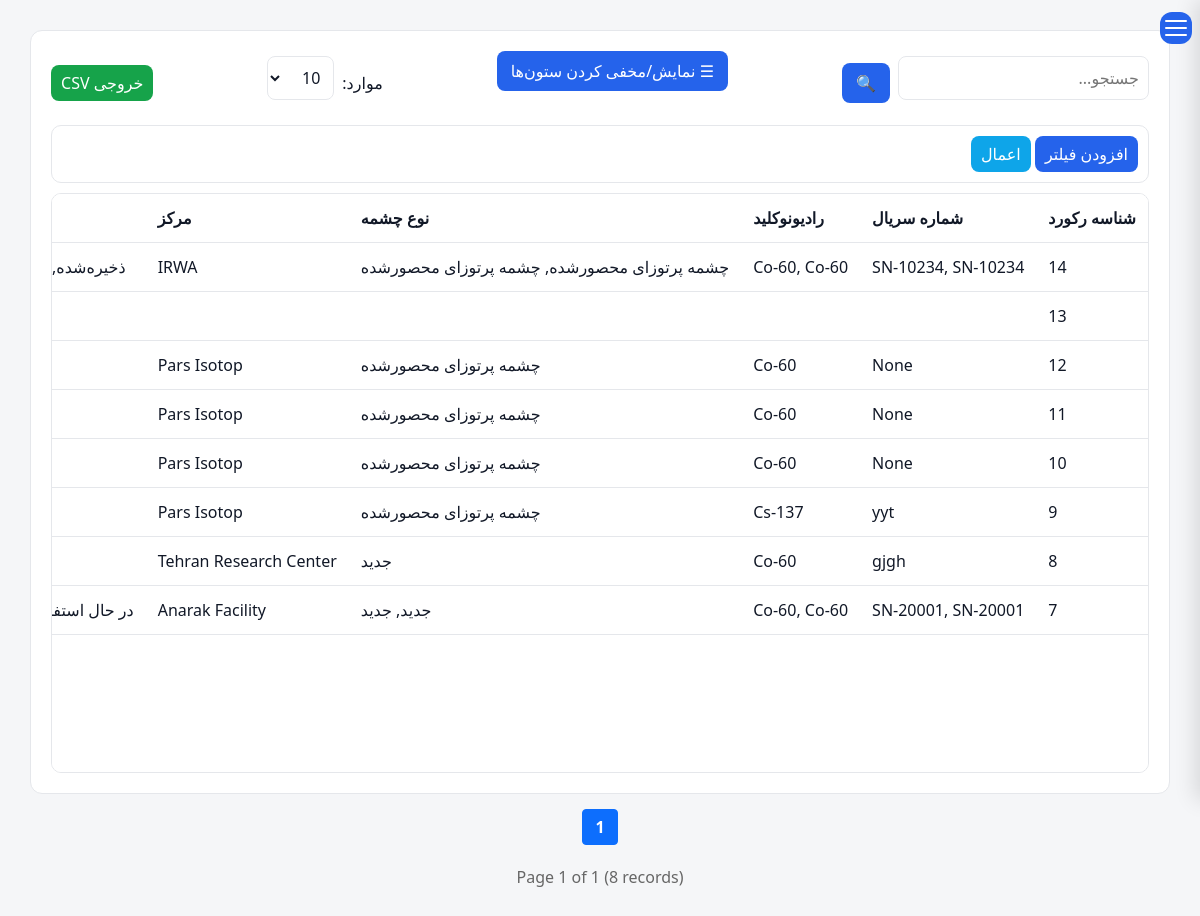
The app's page /contract/source (signed in) with its own data.
### contract/models.py (models this page shows, shortened)
class Contract(models.Model):
    dsrs = models.ManyToManyField(
        "dashboard.DSRS",
        related_name="pi_record",
        null=True,
    blank=True,
    )
    payment_done = models.BooleanField(
        _("Payment Done"),
        default=False,
    )
    payment_date = models.DateField(
        _("Payment Date"),
        null=True,
        blank=True,
    )
    created_at = models.DateTimeField(
        _("Created At"),
        auto_now_add=True,
    )
    history = HistoricalRecords()
    @property
    def contract_number(self):
        source = self.dsrs.select_related("contract").first()
        if source and source.contract:
            return source.contract.contract_number
        return ""
    @property
    def contract_date(self):
        source = self.dsrs.select_related("contract").first()
        if source and source.contract:
            return source.contract.contract_date
        return None
    @property
    def facility(self):
        source = self.dsrs.first()
        return source.Facility if source else ""

### dashboard/models.py (models this page shows, shortened)
class DSRS(models.Model):
    class Meta:
        verbose_name = _("DSRS Source")
        verbose_name_plural = _("DSRS Sources")
    contract = models.ForeignKey(
        LicenseContract,
        null=True,
        blank=True,
        on_delete=models.SET_NULL,
    )
    created_from = models.ForeignKey(
        "self",
        null=True,
        blank=True,
        on_delete=models.SET_NULL,
        related_name="children",
    )
    Source_Type = models.CharField(_("Source Type"), max_length=10, choices=SOURCE_TYPE.choices, default="DSRS")
    Sso_Code = models.CharField( _("SSO Code"),max_length=12,null=True, blank=True)
    Facility = models.ForeignKey(
                FacilityModel,
                null=True,
                blank=True,
                on_delete=models.SET_NULL,
                related_name="Source_Facility"
            )
    Origin_Type = models.CharField( _("Origin Type"), max_length=20, choices=OriginType.choices,null=True, blank=True)
    Date_received = models.DateField(_("Date Received"),blank=True, null=True)
    is_divisible = models.BooleanField( _("is divisible"),default=False,)
    source_count = models.PositiveIntegerField(_("source count"),default=1,)
    available_count = models.PositiveIntegerField( _("available count"),default=1,)
    Location = models.CharField( _("Location"), max_length=150,blank=True, null=True)
    Status = models.CharField(_("SOURCE STATUS"), max_length=15, choices=SOURCE_STATUS.choices,blank=True, null=True)
    Status_Date = models.DateField(_("Status Date"), blank=True, null=True)
    Responsible_Person = models.CharField(_("Responsible Person"), max_length=50,null=True, blank=True)
    Nuclide = models.ForeignKey( Nuclides, verbose_name=_("Nuclide"), on_delete=models.SET_NULL, null=True, blank=True)
    activity_input = models.FloatField( _("activityinput"), null=True, blank=True)
    activity_unit = models.CharField(_("activity unit"),
        max_length=10,
        choices=ActivityUnit.choices,
        default='Bq',blank=True, null=True
    )
    Activity_reference_date = models.DateField(_("Activity reference date"), null=True, blank=True)
    serial_number = models.CharField(_("serial number"), max_length=25,null=True, blank=True)
    Dose_rate_surface_uSv = models.FloatField(_("Dose rate on surface uSv"), null=True, blank=True)
    Dose_rate_1m_uSv = models.FloatField(_("Dose rate at 1 m distance uSv"), null=True, blank=True)
    Dose_rate_measurement_date = models.DateField(_("Dose rate measurement date"), null=True, blank=True)
    source_state = models.CharField(_("source state"), max_length=15, choices=SourceState.choices, null=True, blank=True)
    contamination_bq_cm2 = models.FloatField(_("contamination bq/cm2"), null=True, blank=True)
    Source_Physical_Form = models.CharField(_("Source Physical Form"), max_length=10, choices=SourceForm.choices, null=True, blank=True)
    Source_Manufacturer = models.CharField(_("Source Manufacturer"), max_length=50, blank=True, null=True)
    Source_Model = models.CharField(_("Source Model"), max_length=20,null=True, blank=True)
    Source_Practice = models.CharField(_("Source Practice"), max_length=20, blank=True, null=True)
    Device_Manufacturer = models.CharField(_("Device Manufacturer"), max_length=50, blank=True, null=True)
    Device_Model = models.CharField(_("Device Model"), max_length=50, blank=True, null=True)
    Device_Serial_Number = models.CharField(_("Device Serial Number"), max_length=50, blank=True, null=True)
    Container_Type = models.CharField(_("Container Type"), max_length=25, blank=True, null=True)
    Dimension = models.CharField(_("Dimension"), max_length=20, blank=True, null=True)
    Comment = models.CharField(_("Comment"), max_length=255, blank=True, null=True)
    created_by = models.ForeignKey(User, on_delete=models.CASCADE, editable=False)
    created_at = models.DateTimeField(auto_now_add=True)
    history = HistoricalRecords()
    initial_activity_bq = models.FloatField(null=True, blank=True)

### reference/models.py (models this page shows)
class Nuclides(models.Model):
    name = models.CharField(max_length=8)
    half_life = models.FloatField()
    d_value_bq = models.FloatField()
    atomic_number = models.IntegerField(null=True, blank=True)
    mass_number = models.IntegerField(null=True, blank=True)
    decay_mode = models.CharField(max_length=50, null=True, blank=True)
    decay_constant = models.FloatField(null=True, blank=True)  # 1/sec
    specific_activity_bq_per_g = models.FloatField(null=True, blank=True)
    alpha_energy_mev = models.FloatField(null=True, blank=True)
    beta_max_energy_mev = models.FloatField(null=True, blank=True)
    gamma_energy_mev = models.FloatField(null=True, blank=True)
    gamma_yield = models.FloatField(null=True, blank=True)  # photons/decay
    neutron_emitter = models.BooleanField(default=False)
    neutron_yield_n_per_s = models.FloatField(null=True, blank=True)
    dose_rate_constant_usv_m2_per_h_gbq = models.FloatField(null=True, blank=True)
    half_value_layer_lead_mm = models.FloatField(null=True, blank=True)
    half_value_layer_concrete_mm = models.FloatField(null=True, blank=True)
    iaea_category = models.IntegerField(null=True, blank=True)
    parent_nuclide = models.CharField(max_length=20, null=True, blank=True)
    daughter_nuclide = models.CharField(max_length=20, null=True, blank=True)
    is_sealed_source_common = models.BooleanField(default=False)
    def __str__(self):
        return self.name

### facilities/models.py (models this page shows)
class FacilityModel(models.Model):
    name = models.CharField(
        _("Facility Name"),
        max_length=255, blank=True,null=True
    )
    responsible_person = models.CharField(
        _("Responsible Person"),
        max_length=150, blank=True,null=True
    )
    telephone = models.CharField(
        _("Telephone"),
        max_length=50, blank=True,null=True
    )
    email = models.EmailField(
        _("Email"),
        blank=True,null=True
    )
    address1 = models.CharField(
        _("Address Line 1"),
        max_length=255, blank=True,null=True
    )
    address2 = models.CharField(
        _("Address Line 2"),
        max_length=255,
         blank=True,null=True
    )
    postal_code = models.CharField(
        _("Postal Code"),
        max_length=20,
         blank=True,null=True
    )
    national_id = models.CharField(
        _("National ID"),
        max_length=50,
         blank=True,null=True
    )
    economic_code = models.CharField(
        _("Economic Code"),
        max_length=50,
         blank=True,null=True
    )
    created_at = models.DateTimeField(
        _("Created At"),
        auto_now_add=True
    )
    updated_at = models.DateTimeField(
        _("Updated At"),
        auto_now=True
    )
    class Meta:
        ordering = ["name"]
        verbose_name = _("Facility")
        verbose_name_plural = _("Facilities")
        constraints = [
            models.UniqueConstraint(
                fields=["national_id"],
                name="unique_facility_national_id",
                condition=models.Q(national_id__isnull=False),
            ),
            models.UniqueConstraint(
                fields=["postal_code"],
                name="unique_facility_postal_code",
                condition=models.Q(postal_code__isnull=False),
            ),
            models.UniqueConstraint(
                fields=["economic_code"],
                name="unique_facility_economic_code",
                condition=models.Q(economic_code__isnull=False),
            ),
        ]
    def __str__(self):
        return str(self.name) if self.name else _("Unnamed Facility")

### contract/views.py (the view, shortened to what this page needs)
# urls.py: path('source', views.contract_index, name='contract_index'),
def contract_index(request):
    contracts = (
        Contract.objects
        .prefetch_related("dsrs__Nuclide", "dsrs__Facility", "dsrs__contract")
        .order_by("-created_at")
    )
    keys = request.GET.getlist("key")
    values = request.GET.getlist("value")
    size = request.GET.get("size", "25")
    if size == "all":
        page_size = contracts.count() or 1
    else:
        page_size = int(size)
    paginator = Paginator(contracts, page_size)
    page = request.GET.get("page")
    page_obj = paginator.get_page(page)
    return render(request, 'contract/index.html', {
        'page_obj': page_obj,
        "page_size": size,
    })

### templates/contract/index.html (shortened to what this page needs)
{% extends 'base.html' %}
{% load static %}
{% load i18n %}
{% block content %}
<div class="content">
<div class="table-header">
  <div class="header-group">
    <input type="text" id="searchInput" placeholder="{% trans 'Search...' %}">
    <button>🔍</button>
  </div>
  <div class="column-bar">
    <button class="btn-gray" onclick="toggleColumnPanel()">
    ☰ {% trans "Show/Hide Columns" %}
</button>
  </div>
  <div class="header-group">
  <span>{% trans "Items:" %}</span>
  <select name="size" id="pageSize">
    <option value="10">10</option>
  </select>
</div>
  <div class="header-group">
    <button class="btn-green" onclick="exportCSV()">{% trans "Export CSV" %}</button>
  </div>
</div>
<div class="filter-bar">
  <button id="addFilter" class="btn-blue">
    {% trans "Add Filter" %}
</button>
<button id="applyFilters" class="btn-info">
    {% trans "Apply" %}
</button>
</div>
<div class="table-scroll">
<table id="mainTable">
<thead>
<tr>
   <th data-col="id">{% trans "Record ID" %}</th>
<th data-col="serial_number">{% trans "Serial Number" %}</th>
<th data-col="nuclide">{% trans "Nuclide" %}</th>
<th data-col="source_type">{% trans "Source Type" %}</th>
<th data-col="facility">{% trans "Facility" %}</th>
<th data-col="status">{% trans "Status" %}</th>
</tr>
</thead>
<tbody id="tableBody">
{% for c in page_obj %}
<tr>
    <td data-col="id">{{ c.id }}</td>
    <td>
    {% for s in c.dsrs.all %}
        {{ s.serial_number }}{% if not forloop.last %}, {% endif %}
    {% endfor %}
</td>
    <td>
    {% for s in c.dsrs.all %}
        {{ s.Nuclide }}{% if not forloop.last %}, {% endif %}
    {% endfor %}
</td>
    <td data-col="source_type">
    {% for s in c.dsrs.all %}
        {{ s.get_Source_Type_display }}{% if not forloop.last %}, {% endif %}
    {% endfor %}
</td>
    <td data-col="facility">{{ c.facility }}</td>
    <td data-col="status">
    {% for s in c.dsrs.all %}
        {{ s.get_Status_display }}{% if not forloop.last %}, {% endif %}
    {% endfor %}
</td>
</tr>
{% empty %}
<tr>
    <td colspan="11">{% trans "No records found" %}</td>
</tr>
{% endfor %}
</tbody>
</table>
</div>
</div>
<div class="pagination">
    {% for num in page_obj.paginator.page_range %}
        {% if num == 1 or num == page_obj.paginator.num_pages or num >= page_obj.number|add:"-2" and num <= page_obj.number|add:"2" %}
            {% if page_obj.number == num %}
                <span class="current">{{ num }}</span>
            {% else %}
                <a href="?page={{ num }}{% if page_size %}&size={{ page_size }}{% endif %}">{{ num }}</a>
            {% endif %}
        {% elif num == page_obj.number|add:"-3" or num == page_obj.number|add:"3" %}
            <span class="dots">…</span>
        {% endif %}
    {% endfor %}
</div>
<div class="page-info">
</div>
{% endblock %}

### static/css/base.css (style rules this page uses)
* { margin:0; padding:0; box-sizing:border-box; }
html.rtl { font-family:Vazirmatn,sans-serif; }
:root { --bg: #f5f6f8; --card: #ffffff; --text: #111827; --muted: #6b7280; --border: #e5e7eb; --primary: #2563eb; --sidebar: #1f2937; --sidebar-text: #374151; }
body { background: var(--bg); color: var(--text); }
.content { background: var(--card); padding: 20px; border-radius: 12px; border: 1px solid var(--border); }
th, td { padding: 12px; border-bottom: 1px solid var(--border); text-align: left; }
th { background: rgba(0,0,0,0.03); }
input:not(.form-control), select:not(.form-select), textarea:not(.form-control) { width: 100%; padding: 9px; margin-top: 5px; margin-bottom: 15px; border: 1px solid var(--border); border-radius: 8px; background: var(--card); color: var(--text); }
button { background: var(--primary); color: white; padding: 8px 14px; border: none; border-radius: 8px; cursor: pointer; }
table { width: max-content; min-width: 100%; border-collapse: collapse; }
.btn-blue { background: #2563eb; color: white; padding: 6px 10px; border-radius: 8px; text-decoration: none; }
.btn-green { background: #16a34a; color: white; padding: 6px 10px; border-radius: 8px; border: none; }
.btn-info { background: #0ea5e9; color: white; padding: 6px 10px; border-radius: 8px; border: none; }
.pagination { margin-top: 15px; text-align: center; }
.table-header { display: flex; flex-wrap: wrap; justify-content: space-between; gap: 10px; margin-bottom: 10px; }
.header-group { display: flex; gap: 8px; align-items: center; }
.filter-bar { margin-bottom: 10px; padding: 10px; background: var(--card); border: 1px solid var(--border); border-radius: 10px; }
.column-bar { margin-bottom: 10px; position: relative; }
.table-scroll { height: calc(100vh - 220px); overflow: auto; border: 1px solid var(--border); border-radius: 10px; background: var(--card); }
table thead th { position: sticky; top: 0; background: var(--card); z-index: 10; }

### templates/contract/index.html (style rules this page uses)
.pagination { display:flex; justify-content:center; align-items:center; gap:6px; margin:20px 0; flex-wrap:wrap; }
.pagination a, .pagination span { min-width:36px; height:36px; padding:0 12px; display:flex; align-items:center; justify-content:center; border:1px solid #ddd; border-radius:8px; text-decoration:none; color:#444; background:#fff; transition:.2s; }
.pagination .current { background:#CB52E3; color:#fff; border-color:#CB52E3; font-weight:600; }
.pagination { display: flex; justify-content: center; align-items: center; gap: 6px; margin-top: 15px; }
.pagination a, .pagination span { padding: 6px 12px; border: 1px solid #ccc; border-radius: 4px; text-decoration: none; }
.pagination .current { background: #0d6efd; color: white; border-color: #0d6efd; }
.page-info { text-align: center; margin-top: 10px; color: #666; }

### records on screen
Contract: id "14", facility "IRWA"
DSRS: serial_number "SN-10234", Nuclide "Co-60", Source_Type "چشمه پرتوزای محصورشده", Status "ذخیره‌شده"
DSRS: serial_number "SN-10234", Nuclide "Co-60", Source_Type "چشمه پرتوزای محصورشده"
Contract: id "13"
Contract: id "12", facility "Pars Isotop"
DSRS: serial_number "None", Nuclide "Co-60", Source_Type "چشمه پرتوزای محصورشده"
Contract: id "11", facility "Pars Isotop"
DSRS: serial_number "None", Nuclide "Co-60", Source_Type "چشمه پرتوزای محصورشده"
Contract: id "10", facility "Pars Isotop"
DSRS: serial_number "None", Nuclide "Co-60", Source_Type "چشمه پرتوزای محصورشده"
Contract: id "9", facility "Pars Isotop"
DSRS: serial_number "yyt", Nuclide "Cs-137", Source_Type "چشمه پرتوزای محصورشده"
Contract: id "8", facility "Tehran Research Center"
DSRS: serial_number "gjgh", Nuclide "Co-60", Source_Type "جدید"
Contract: id "7", facility "Anarak Facility"
DSRS: serial_number "SN-20001", Nuclide "Co-60", Source_Type "جدید", Status "در حال…"
DSRS: serial_number "SN-20001", Nuclide "Co-60", Source_Type "جدید"

### other values on screen
{{ num }} "1"
